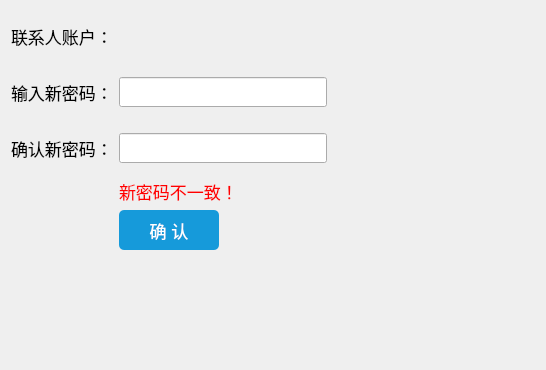
<?xml version="1.0" encoding="UTF-8"?>
<ui version="4.0">
 <class>WinSystemPwd</class>
 <widget class="QWidget" name="WinSystemPwd">
  <property name="geometry">
   <rect>
    <x>0</x>
    <y>0</y>
    <width>546</width>
    <height>370</height>
   </rect>
  </property>
  <property name="windowTitle">
   <string>WinSystemPwd</string>
  </property>
  <layout class="QHBoxLayout" name="horizontalLayout">
   <property name="leftMargin">
    <number>0</number>
   </property>
   <property name="topMargin">
    <number>0</number>
   </property>
   <property name="rightMargin">
    <number>0</number>
   </property>
   <property name="bottomMargin">
    <number>0</number>
   </property>
   <item>
    <widget class="QWidget" name="widget" native="true">
     <property name="styleSheet">
      <string notr="true">font-size:17px;
</string>
     </property>
     <layout class="QGridLayout" name="gridLayout">
      <item row="1" column="0">
       <widget class="QLabel" name="label_2">
        <property name="minimumSize">
         <size>
          <width>0</width>
          <height>50</height>
         </size>
        </property>
        <property name="maximumSize">
         <size>
          <width>16777215</width>
          <height>50</height>
         </size>
        </property>
        <property name="text">
         <string>输入新密码：</string>
        </property>
       </widget>
      </item>
      <item row="2" column="0">
       <widget class="QLabel" name="label_3">
        <property name="minimumSize">
         <size>
          <width>0</width>
          <height>50</height>
         </size>
        </property>
        <property name="maximumSize">
         <size>
          <width>16777215</width>
          <height>50</height>
         </size>
        </property>
        <property name="text">
         <string>确认新密码：</string>
        </property>
       </widget>
      </item>
      <item row="2" column="1">
       <widget class="QLineEdit" name="lineEdit_passwd1">
        <property name="minimumSize">
         <size>
          <width>0</width>
          <height>30</height>
         </size>
        </property>
        <property name="maximumSize">
         <size>
          <width>16777215</width>
          <height>30</height>
         </size>
        </property>
        <property name="text">
         <string/>
        </property>
        <property name="echoMode">
         <enum>QLineEdit::Password</enum>
        </property>
       </widget>
      </item>
      <item row="1" column="1">
       <widget class="QLineEdit" name="lineEdit_passwd0">
        <property name="minimumSize">
         <size>
          <width>0</width>
          <height>30</height>
         </size>
        </property>
        <property name="maximumSize">
         <size>
          <width>16777215</width>
          <height>30</height>
         </size>
        </property>
        <property name="echoMode">
         <enum>QLineEdit::Password</enum>
        </property>
       </widget>
      </item>
      <item row="4" column="1">
       <widget class="QPushButton" name="pushButton">
        <property name="minimumSize">
         <size>
          <width>0</width>
          <height>40</height>
         </size>
        </property>
        <property name="maximumSize">
         <size>
          <width>100</width>
          <height>40</height>
         </size>
        </property>
        <property name="styleSheet">
         <string notr="true">background:rgb(22, 154, 218);
border:none;
color:#fff;
border-radius:5%;</string>
        </property>
        <property name="text">
         <string>确 认</string>
        </property>
       </widget>
      </item>
      <item row="1" column="2">
       <spacer name="horizontalSpacer">
        <property name="orientation">
         <enum>Qt::Horizontal</enum>
        </property>
        <property name="sizeHint" stdset="0">
         <size>
          <width>40</width>
          <height>20</height>
         </size>
        </property>
       </spacer>
      </item>
      <item row="5" column="1">
       <spacer name="verticalSpacer">
        <property name="orientation">
         <enum>Qt::Vertical</enum>
        </property>
        <property name="sizeHint" stdset="0">
         <size>
          <width>20</width>
          <height>40</height>
         </size>
        </property>
       </spacer>
      </item>
      <item row="0" column="0">
       <widget class="QLabel" name="label">
        <property name="minimumSize">
         <size>
          <width>0</width>
          <height>50</height>
         </size>
        </property>
        <property name="maximumSize">
         <size>
          <width>16777215</width>
          <height>50</height>
         </size>
        </property>
        <property name="text">
         <string>联系人账户：</string>
        </property>
       </widget>
      </item>
      <item row="0" column="1">
       <widget class="QLabel" name="label_name">
        <property name="minimumSize">
         <size>
          <width>0</width>
          <height>50</height>
         </size>
        </property>
        <property name="maximumSize">
         <size>
          <width>16777215</width>
          <height>50</height>
         </size>
        </property>
        <property name="styleSheet">
         <string notr="true">font-weight:500;</string>
        </property>
        <property name="text">
         <string/>
        </property>
       </widget>
      </item>
      <item row="3" column="1">
       <widget class="QLabel" name="label_hint">
        <property name="styleSheet">
         <string notr="true">color:red;</string>
        </property>
        <property name="text">
         <string>新密码不一致！</string>
        </property>
       </widget>
      </item>
     </layout>
    </widget>
   </item>
  </layout>
 </widget>
 <layoutdefault spacing="6" margin="11"/>
 <resources/>
 <connections/>
</ui>
